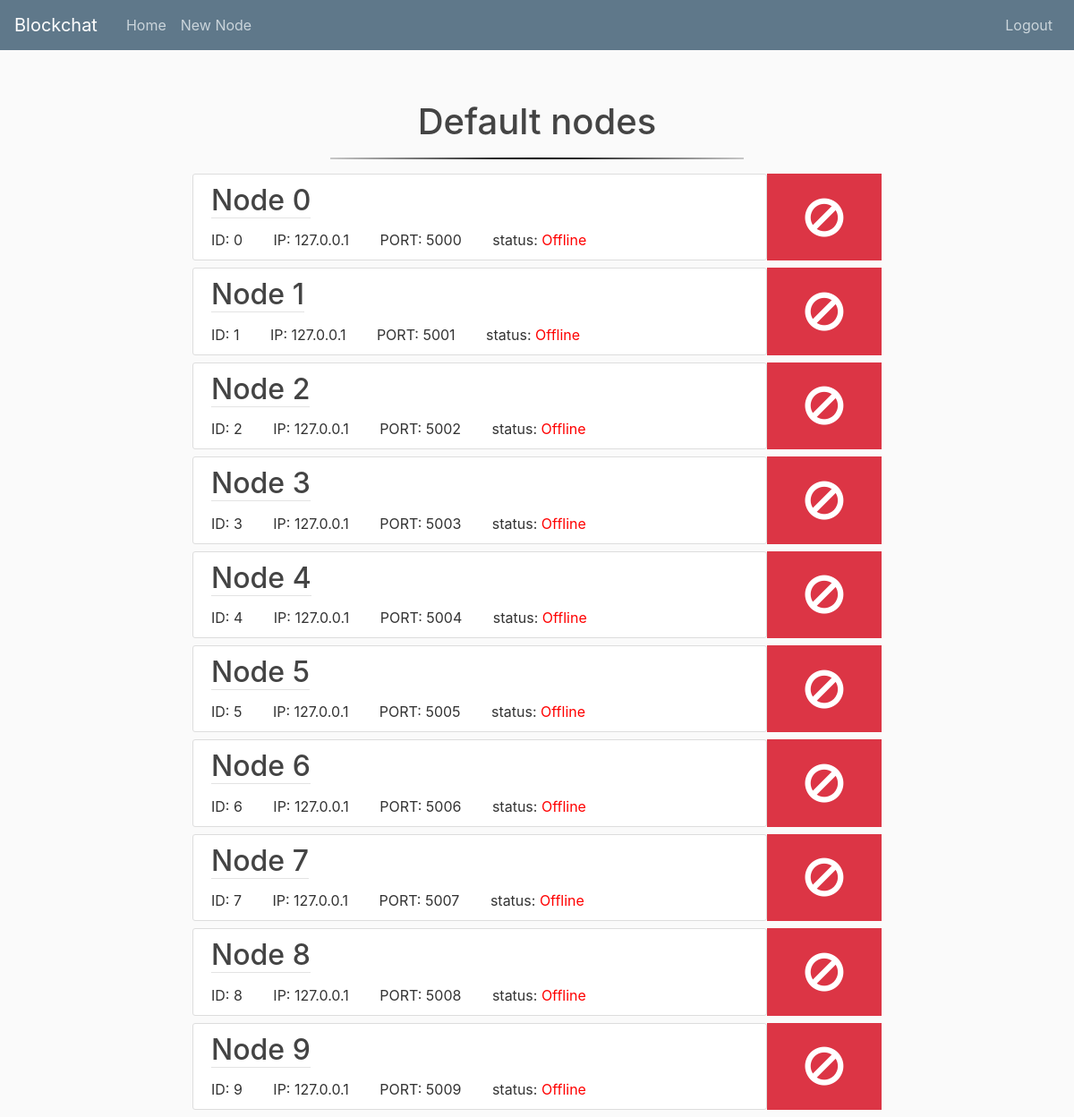
The app's page /home/ (signed in) with its own data.
### node/models.py (models this page shows, shortened)
class Node(models.Model):
    id = models.IntegerField(primary_key=True)
    node_id = models.IntegerField(null=True, blank=True)
    IP = models.GenericIPAddressField()
    PORT = models.IntegerField(default=5000)
    status = models.TextField(max_length=7, default='Offline')
    def __str__(self):
        return f'Node {self.node_id}'

### blockchat/views.py (the view)
# urls.py: path('', views.home, name='blockchat-home'),
def home(request):
    nodes = Node.objects.all()
    def thread_func(node):
        try:
            response = requests.get(f'http://{node.IP}:{node.PORT}/api/get_id')
            node.status = 'Online'
        except BaseException:
            node.status = 'Offline'
        node.save()
    threads = []
    for node in nodes:
        thread = Thread(target=thread_func, args=(node,))
        threads.append(thread)
        thread.start()
    for tr in threads:
        tr.join()
    return render(request, 'blockchat/homepage.html', {
        'nodes': Node.objects.filter(id__lt=11)
        }
    )

### blockchat/templates/blockchat/homepage.html
{% extends "blockchat/base.html" %}{% block content %}
<h1 class="mt-5" style="text-align:center;"> Default nodes</h1>
<hr> {% for node in nodes %}
<div class="row  no-gutters mb-2">
    <div class="col-lg-10">
        <article class="content-section">
            <div>
                <h2> <text class="node-name">{{ node }}</text></h2>
                <p class="node-metadata">
                    <div class="item-list">
                        <item> ID: {{node.node_id}} </item>
                        <item> IP: {{node.IP}} </item>
                        <item> PORT: {{node.PORT}} </item>
                        <item> status: <text class="{{node.status}}">{{node.status}}</text></item>
                    </div>
            </div>
        </article>
    </div>
    <div class="col-lg-2">
        {% if node.status == 'Online' %}
        <a href="{% url 'node-new-transaction' node.id %}" target="_blank"><button class="node-button bg-success"><i class="fa fa-arrow-circle-right"></i></button></a> {% else %}
        <button style="cursor: not-allowed;" class="node-button bg-danger"><i class="fa fa-ban"></i></button> {% endif %}
    </div>
</div>
{% endfor %} {% endblock %}

### blockchat/templates/blockchat/base.html (shortened to what this page needs)
{% load static %}
<!DOCTYPE html>
<html lang="en">
<head>
    <link rel="stylesheet" href="https://stackpath.bootstrapcdn.com/bootstrap/4.4.1/css/bootstrap.min.css">
    <link rel="stylesheet" href="{% static 'blockchat/css/main.css' %}" type="text/css">
    <link rel="stylesheet" href="https://cdnjs.cloudflare.com/ajax/libs/font-awesome/4.7.0/css/font-awesome.min.css">
</head>
<header class="site-header">
    <nav class="navbar navbar-expand-md navbar-dark bg-steel fixed-top">
        <a class="navbar-brand mr-4" href="{% url 'blockchat-home' %}">Blockchat</a>
        <div class="collapse navbar-collapse" id="navbarToggle">
            {% if user.is_authenticated %}
            <div class="navbar-nav mr-auto">
                <a class="nav-item nav-link" href="{% url 'blockchat-home' %}">Home</a>
                <a class="nav-item nav-link" href="{% url 'node-new' %}">New Node</a>
            </div>
            {% endif %}
            <div class="navbar-nav">
                {% if user.is_authenticated %}
                <a class="nav-item nav-link" href="{% url 'logout' %}">Logout</a> {% endif %}
            </div>
        </div>
    </nav>
</header>
<main role="main" class="container-fluid">
    <div class="row">
        <div class="col-lg-2">
        </div>
        <div class="col-lg-8 mt-5">
             {% block content %}{% endblock %}
        </div>
        <div class="col-lg-2">
        </div>
    </div>
</main>
</body>
</html>

### blockchat/blockchat/css/main.css (style rules this page uses)
h1, h2, h3, h4, h5, h6 { color: #444444; }
.bg-steel { background-color: #5f788a; }
.site-header .navbar-nav .nav-link { color: #cbd5db; }
.content-section { background: #ffffff; padding: 10px 20px; border: 1px solid #dddddd; border-radius: 3px; width:100%; }
hr { border: 0; width: 60%; height: 2px; background-image: linear-gradient(to right,rgba(0,0,0,0.2),black,rgba(0,0,0,0.2)); }
.node-name { color: #444444; border-bottom: 1px solid #e3e3e3 }
.node-metadata { padding-bottom: 1px; margin-bottom: 4px; }
.node-button { width:100%; height:100%; color: white; border:none; }
item { margin-right: 5%; }
.Offline { color: red; }
button .fa { font-size: 50px; }

### records on screen
Node: node "Node 0", node_id "0", IP "127.0.0.1", PORT "5000", status "Offline"
Node: node "Node 1", node_id "1", IP "127.0.0.1", PORT "5001", status "Offline"
Node: node "Node 2", node_id "2", IP "127.0.0.1", PORT "5002", status "Offline"
Node: node "Node 3", node_id "3", IP "127.0.0.1", PORT "5003", status "Offline"
Node: node "Node 4", node_id "4", IP "127.0.0.1", PORT "5004", status "Offline"
Node: node "Node 5", node_id "5", IP "127.0.0.1", PORT "5005", status "Offline"
Node: node "Node 6", node_id "6", IP "127.0.0.1", PORT "5006", status "Offline"
Node: node "Node 7", node_id "7", IP "127.0.0.1", PORT "5007", status "Offline"
Node: node "Node 8", node_id "8", IP "127.0.0.1", PORT "5008", status "Offline"
Node: node "Node 9", node_id "9", IP "127.0.0.1", PORT "5009", status "Offline"
